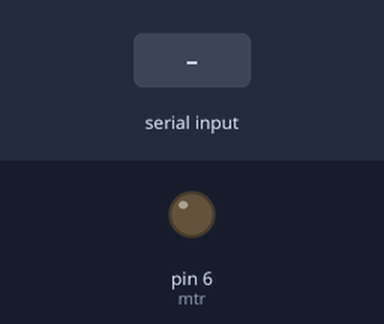
Bench run of a sketch on a simulated Arduino Uno, built with avr-gcc and run on an emulated ATmega328P. Parts: output pins drawn as LEDs (lit = HIGH). Inputs (shaded band) come from the test bench. What the sketch prints to the serial monitor is not drawn.

Above: at 1.2 s.
1.3 s: byte 30 received over Serial
At 1.6 s:
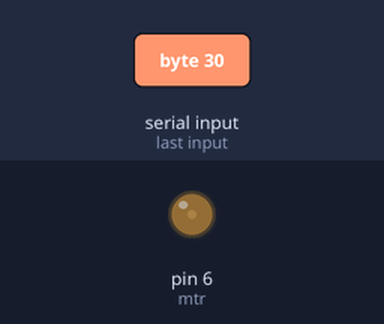
2.8 s: byte 90 received over Serial
At 4.0 s:
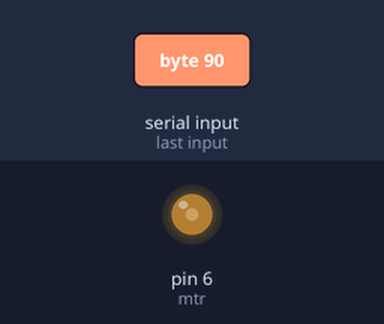
4.3 s: byte 120 received over Serial
At 5.1 s:
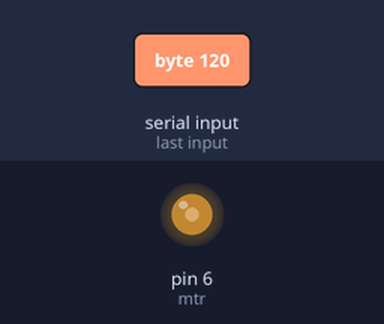
Timing chart, 0 to 7.3 s (numbered marks = the images above; inputs shaded):
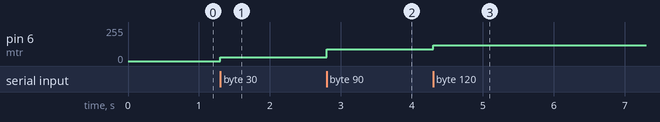

Measured:
- after the input at 1.3 s, pin 6 (mtr): 0/255 → 30/255 at once
- after the input at 2.8 s, pin 6 (mtr): 30/255 → 90/255 at once
- after the input at 4.3 s, pin 6 (mtr): 90/255 → 120/255 at once

The sketch:

PCArduinoPWM.ino
```cpp
const int mtr = 6;

void setup() {
  pinMode(mtr, OUTPUT);
  Serial.begin(9600);
}

void loop() {
  int a = 0;
  while (Serial.available()){
    a = Serial.read();
    Serial.write(a);
    analogWrite(mtr, a);
    delay(10);
  }
}
```
